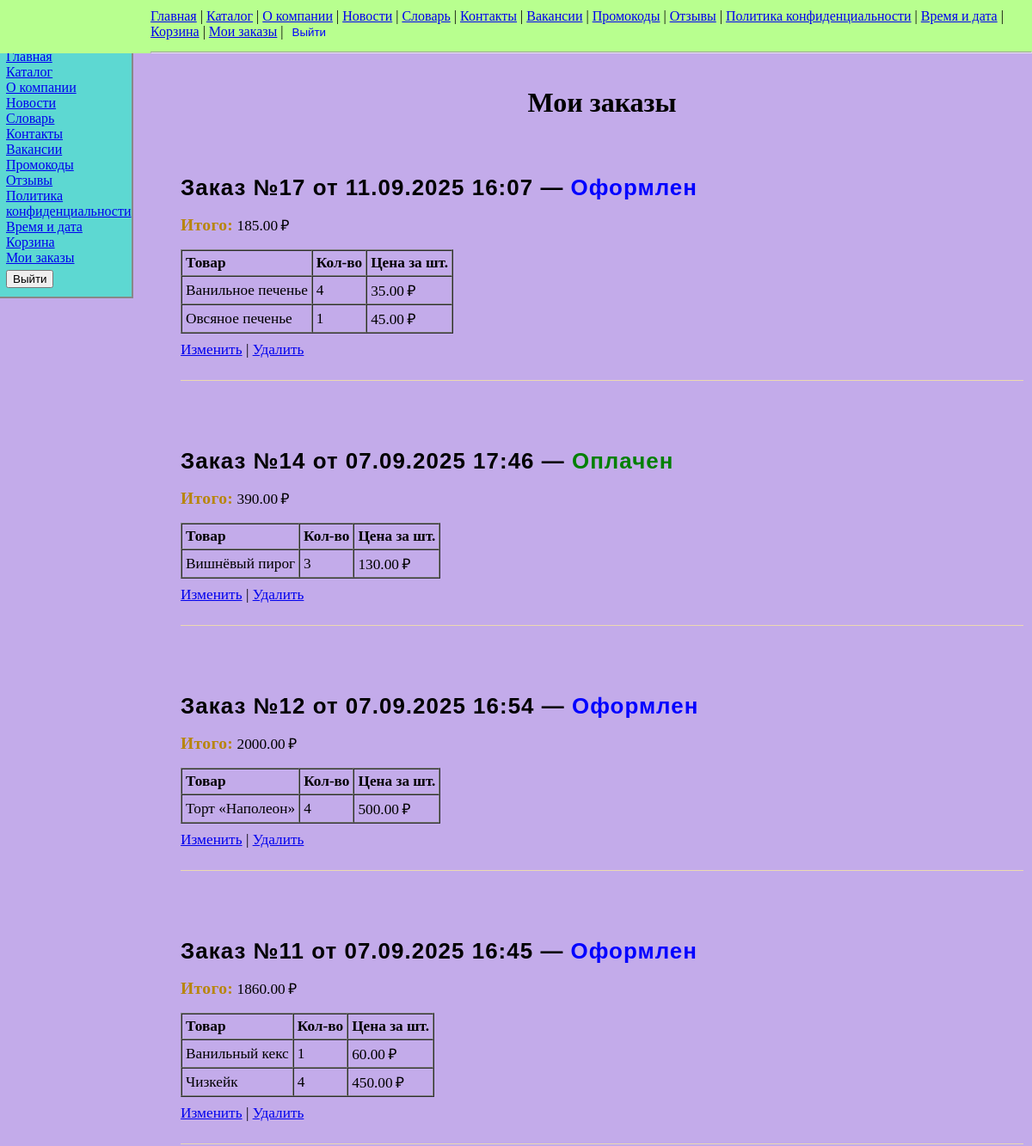
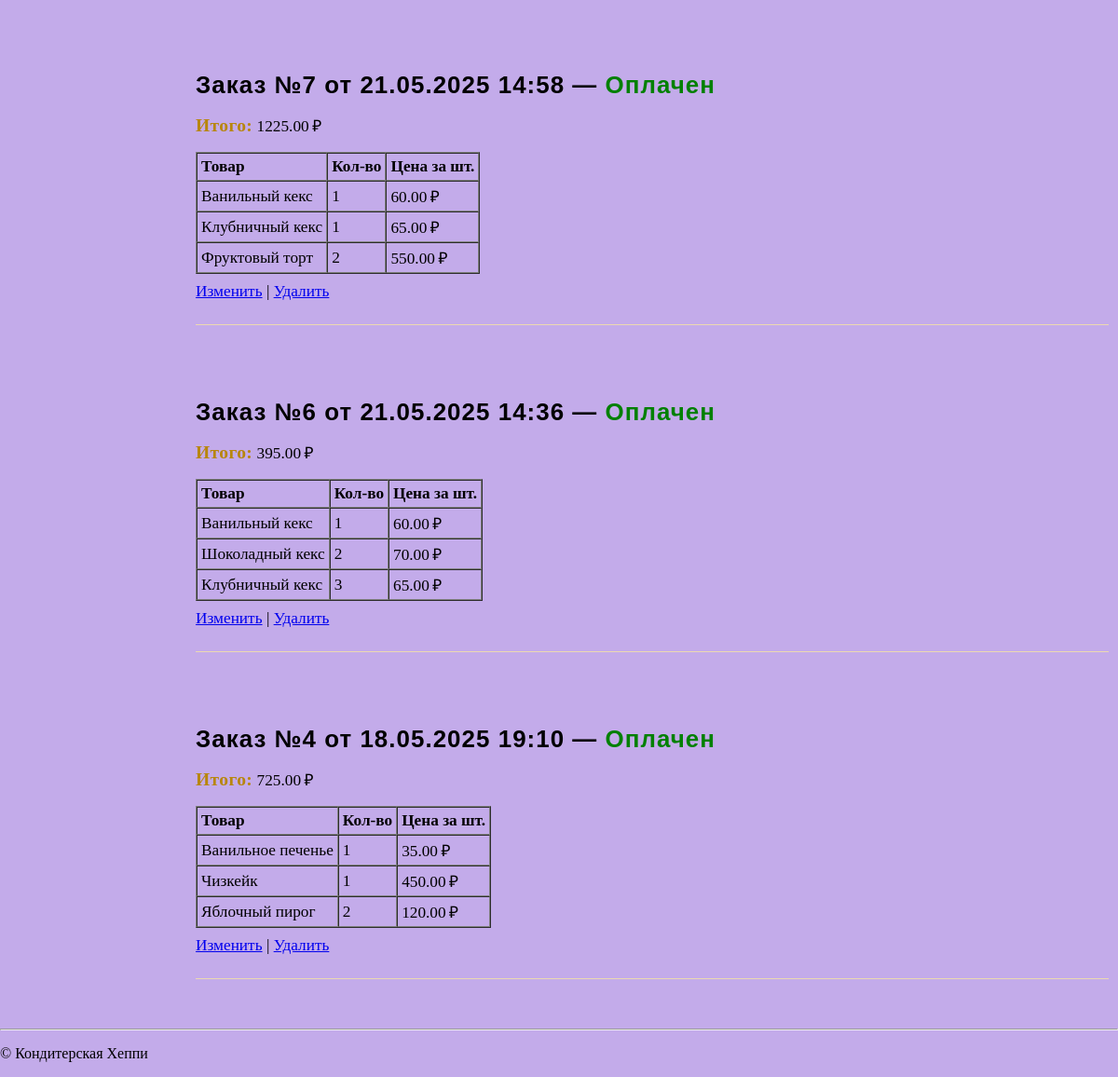
Page /orders/ (signed in) on the committed database (2 pictures, top to bottom).
### shop/models.py (models this page shows, shortened)
class Order(models.Model):
    STATUS_CHOICES = [
        ('cart', 'Корзина'),
        ('placed', 'Оформлен'),
        ('paid', 'Оплачен'),
    ]
    client      = models.ForeignKey(Client, on_delete=models.CASCADE, related_name='orders')
    created_at  = models.DateTimeField(auto_now_add=True)
    total_price = models.DecimalField(max_digits=10, decimal_places=2, default=0)
    status = models.CharField(max_length=10, choices=STATUS_CHOICES, default='cart')

class OrderItem(models.Model):
    order   = models.ForeignKey(Order, on_delete=models.CASCADE, related_name='items')
    product = models.ForeignKey(Product, on_delete=models.PROTECT)
    quantity= models.PositiveIntegerField(validators=[MinValueValidator(1)])

class Product(models.Model):
    code = models.CharField(max_length=20, unique=True)
    name = models.CharField(max_length=150)
    product_type = models.ForeignKey(ProductType, on_delete=models.PROTECT, related_name='products')
    price = models.DecimalField(max_digits=8, decimal_places=2, validators=[MinValueValidator(0)])
    in_production = models.BooleanField(default=True)

### shop/views.py (the view)
# urls.py: re_path(r'^orders/$', views.MyOrdersView.as_view(), name='my_orders'),
class MyOrdersView(LoginRequiredMixin, ListView):
    model = Order
    template_name = 'shop/my_orders.html'
    paginate_by = 10
    def get_queryset(self):
        return Order.objects.filter(
            client__user=self.request.user
        ).exclude(status='cart').order_by('-created_at')

### shop/templates/shop/my_orders.html (shortened to what this page needs)
{% extends 'base.html' %}
{% block content %}
  <h1>Мои заказы</h1>
  {% if object_list %}
    <ul>
      {% for order in object_list %}
        <li style="margin-bottom:2em;">
          <h2>
            Заказ №{{ order.id }} от {{ order.created_at|date:"d.m.Y H:i" }}
            {% if order.status == 'paid' %}
              — <span style="color:green;">Оплачен</span>
            {% elif order.status == 'placed' %}
              — <span style="color:blue;">Оформлен</span>
            {% endif %}
          </h2>
          <p><strong>Итого:</strong> {{ order.total_price }} ₽</p>
          <table border="1" cellpadding="4" cellspacing="0">
            <tr>
              <th>Товар</th>
              <th>Кол-во</th>
              <th>Цена за шт.</th>
            </tr>
            {% for item in order.items.all %}
              <tr>
                <td>{{ item.product.name }}</td>
                <td>{{ item.quantity }}</td>
                <td>{{ item.product.price }} ₽</td>
              </tr>
            {% endfor %}
          </table>
          <p style="margin-top:0.5em;">
            <a href="{% url 'shop:order_update' pk=order.pk %}">Изменить</a> |
            <a href="{% url 'shop:order_delete' pk=order.pk %}">Удалить</a>
          </p>
        </li>
      {% endfor %}
    </ul>
  {% else %}
    <p>У вас пока нет заказов.</p>
  {% endif %}
{% endblock %}

### static/styles.css (style rules this page uses)
body { min-height: 100vh; margin: 0; background: rgba(102, 40, 201, 0.39); }
ul { list-style: none; padding-left: 0; margin-bottom: 24px; }
h2 { font-family: 'Montserrat', Arial, sans-serif; font-size: 1.5em; margin-top: 36px; margin-bottom: 12px; color: #000000; letter-spacing: 0.04em; }
ul li { font-size: 1.08em; padding: 8px 0; border-bottom: 1px solid #ecd9b0; }
ul li strong { font-family: 'Roboto Slab', 'Times New Roman', serif; font-weight: bold; color: #b8860b; font-size: 1.13em; letter-spacing: 0.02em; }
h1 { text-align: center; }

### rows in the picture
Order: id "17", created_at "11.09.2025 16:07", status "Оформлен", total_price "185.00"
OrderItem: product.name "Ванильное печенье", quantity "4", product.price "35.00"
OrderItem: product.name "Овсяное печенье", quantity "1", product.price "45.00"
Order: id "14", created_at "07.09.2025 17:46", status "Оплачен", total_price "390.00"
OrderItem: product.name "Вишнёвый пирог", quantity "3", product.price "130.00"
Order: id "12", created_at "07.09.2025 16:54", status "Оформлен", total_price "2000.00"
OrderItem: product.name "Торт «Наполеон»", quantity "4", product.price "500.00"
Order: id "11", created_at "07.09.2025 16:45", status "Оформлен", total_price "1860.00"
OrderItem: product.name "Ванильный кекс", quantity "1", product.price "60.00"
OrderItem: product.name "Чизкейк", quantity "4", product.price "450.00"
Order: id "7", created_at "21.05.2025 14:58", status "Оплачен", total_price "1225.00"
OrderItem: product.name "Ванильный кекс", quantity "1", product.price "60.00"
OrderItem: product.name "Клубничный кекс", quantity "1", product.price "65.00"
OrderItem: product.name "Фруктовый торт", quantity "2", product.price "550.00"
Order: id "6", created_at "21.05.2025 14:36", status "Оплачен", total_price "395.00"
OrderItem: product.name "Ванильный кекс", quantity "1", product.price "60.00"
OrderItem: product.name "Шоколадный кекс", quantity "2", product.price "70.00"
OrderItem: product.name "Клубничный кекс", quantity "3", product.price "65.00"
Order: id "4", created_at "18.05.2025 19:10", status "Оплачен", total_price "725.00"
OrderItem: product.name "Ванильное печенье", quantity "1", product.price "35.00"
OrderItem: product.name "Чизкейк", quantity "1", product.price "450.00"
OrderItem: product.name "Яблочный пирог", quantity "2", product.price "120.00"
